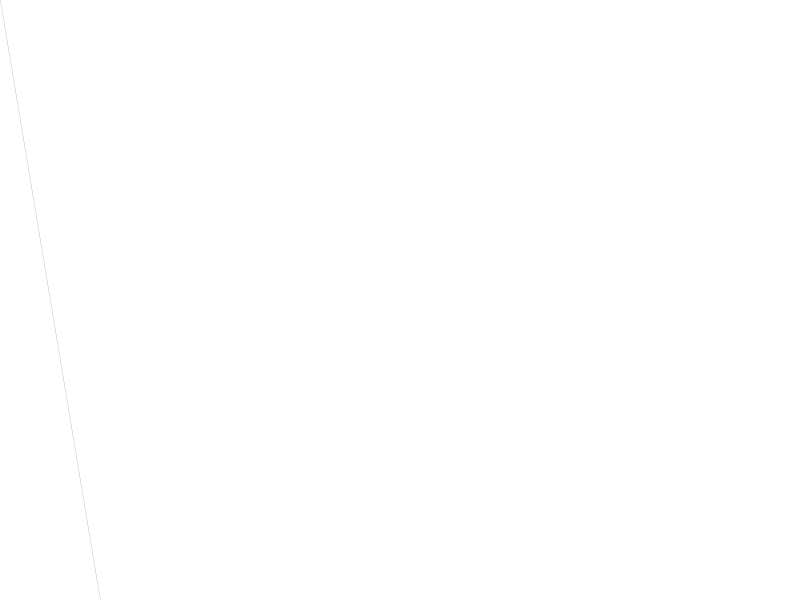
Frame 1 (no input)
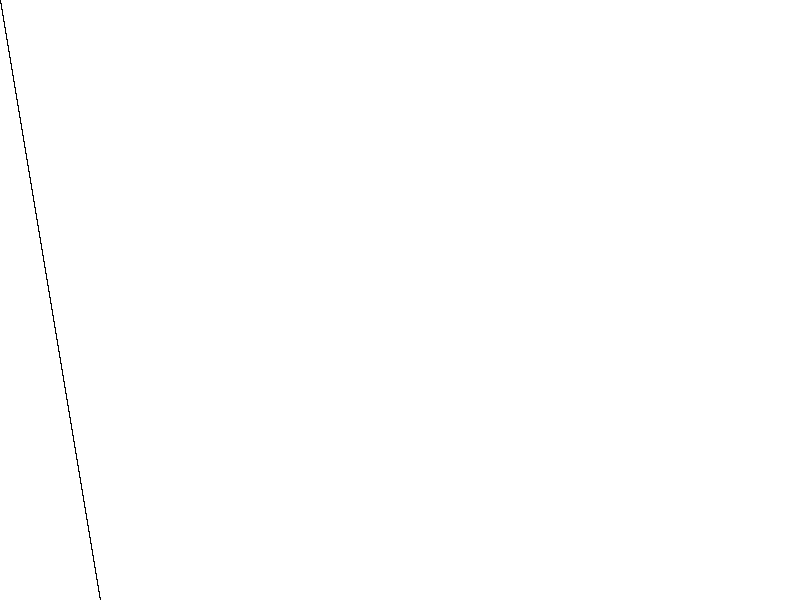
Frame 60 (the mouse pressed at the canvas centre just before this capture)
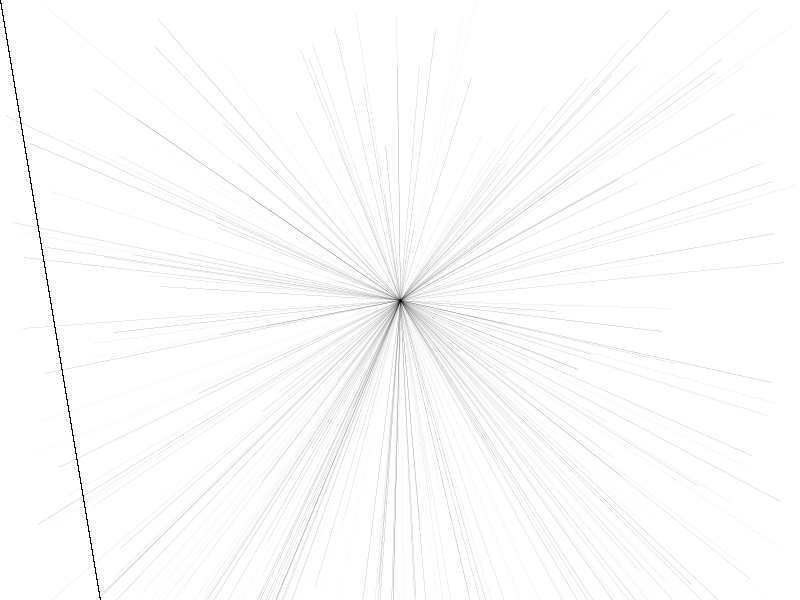
Frame 120 (the mouse held since frame 60 and released just before this capture)

The Processing sketch that drew these frames (run headless with seeded random() and noise(); from frame 60 on, the mouse is pressed at the canvas centre):

// Processing sketch: processing_27939
// ── processing_27939.pde

// KIM PHAM
// STEHEN - TANZEN
void setup(){
  size(800, 600);
  smooth();
  background(255);
  frameRate(20);
}
void draw() {
 if(mousePressed==true){
    fill(0,100);
    strokeWeight(random(.1));
    stroke(random(0),random(0),random(0),random(255));
    line(mouseX,mouseY,random(width),random(width));
    line(mouseX,mouseY,random(width),random(width));
    line(mouseX,mouseY,random(width),random(width));
    line(mouseX,mouseY,random(width),random(width));
    line(mouseX,mouseY,random(width),random(width));
} else {
  strokeWeight(random(.01));
  line (mouseX,mouseY,100,600);
}
}
